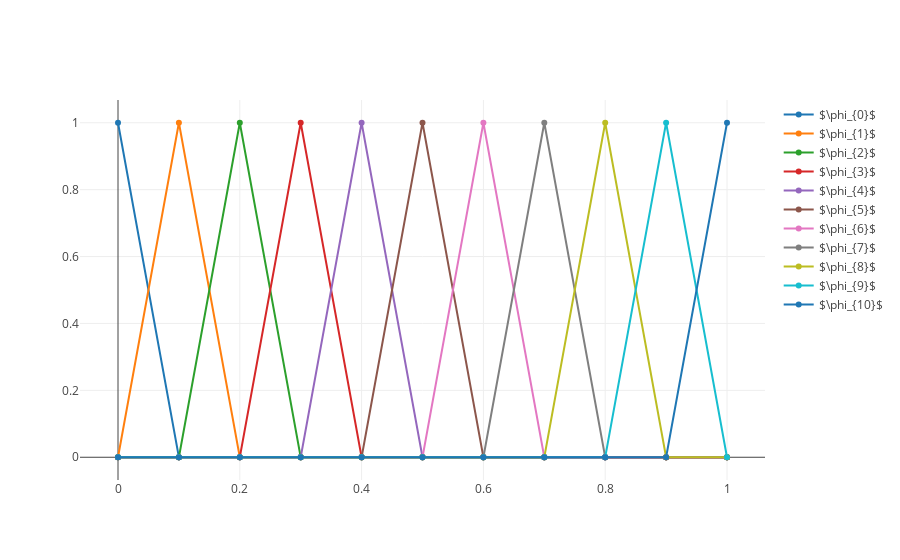

The cell this chart's notebook holds for it:
### Markdown cell above
We want to have interpolatory bases, so let's have 1 over the node and zero everywhere else

### Code cell
phis = []

for i in range(n_bases):
    phi = np.zeros(s.shape)
    phi[i] = 1
    phis.append(go.Scatter(x=s, y=phi, mode='lines+markers', name="$\phi_{{{}}}$".format(i)))

fig = go.Figure(data=phis)
plotly.iplot(fig)

### Figure 1 — Plotly figure (JSON) as saved in the notebook; plotly's stock layout.template omitted (floating-point values rounded to 4 significant figures)
{"data": [{"mode": "lines+markers", "name": "$\\phi_{0}$", "type": "scatter", "uid": "98695c61-c9df-49a8-8461-4ebbe41813a6", "x": [0, 0.1, 0.2, 0.3, 0.4, 0.5, 0.6, 0.7, 0.8, 0.9, 1], "y": [1, 0, 0, 0, 0, 0, 0, 0, 0, 0, 0]}, {"mode": "lines+markers", "name": "$\\phi_{1}$", "type": "scatter", "uid": "c76b28b7-d07d-459e-9fc6-019bfa980e43", "x": [0, 0.1, 0.2, 0.3, 0.4, 0.5, 0.6, 0.7, 0.8, 0.9, 1], "y": [0, 1, 0, 0, 0, 0, 0, 0, 0, 0, 0]}, {"mode": "lines+markers", "name": "$\\phi_{2}$", "type": "scatter", "uid": "5ddcec11-fbe5-48aa-873c-b20c4ea5a3df", "x": [0, 0.1, 0.2, 0.3, 0.4, 0.5, 0.6, 0.7, 0.8, 0.9, 1], "y": [0, 0, 1, 0, 0, 0, 0, 0, 0, 0, 0]}, {"mode": "lines+markers", "name": "$\\phi_{3}$", "type": "scatter", "uid": "5578e587-6a4b-4183-b777-215ca28116d4", "x": [0, 0.1, 0.2, 0.3, 0.4, 0.5, 0.6, 0.7, 0.8, 0.9, 1], "y": [0, 0, 0, 1, 0, 0, 0, 0, 0, 0, 0]}, {"mode": "lines+markers", "name": "$\\phi_{4}$", "type": "scatter", "uid": "b774e7a8-44f8-40d3-9eb6-74b83ee42ebc", "x": [0, 0.1, 0.2, 0.3, 0.4, 0.5, 0.6, 0.7, 0.8, 0.9, 1], "y": [0, 0, 0, 0, 1, 0, 0, 0, 0, 0, 0]}, {"mode": "lines+markers", "name": "$\\phi_{5}$", "type": "scatter", "uid": "d7e94818-1d60-43b5-b6df-20141cee1dd3", "x": [0, 0.1, 0.2, 0.3, 0.4, 0.5, 0.6, 0.7, 0.8, 0.9, 1], "y": [0, 0, 0, 0, 0, 1, 0, 0, 0, 0, 0]}, {"mode": "lines+markers", "name": "$\\phi_{6}$", "type": "scatter", "uid": "ce241483-e7a7-4a95-94ab-b518a5905933", "x": [0, 0.1, 0.2, 0.3, 0.4, 0.5, 0.6, 0.7, 0.8, 0.9, 1], "y": [0, 0, 0, 0, 0, 0, 1, 0, 0, 0, 0]}, {"mode": "lines+markers", "name": "$\\phi_{7}$", "type": "scatter", "uid": "d8c8423c-f563-4f48-8f3c-92a4971d4970", "x": [0, 0.1, 0.2, 0.3, 0.4, 0.5, 0.6, 0.7, 0.8, 0.9, 1], "y": [0, 0, 0, 0, 0, 0, 0, 1, 0, 0, 0]}, {"mode": "lines+markers", "name": "$\\phi_{8}$", "type": "scatter", "uid": "fbb40912-27fe-49ca-baa1-87d2bbb5a833", "x": [0, 0.1, 0.2, 0.3, 0.4, 0.5, 0.6, 0.7, 0.8, 0.9, 1], "y": [0, 0, 0, 0, 0, 0, 0, 0, 1, 0, 0]}, {"mode": "lines+markers", "name": "$\\phi_{9}$", "type": "scatter", "uid": "2dfcbe63-5063-45f0-9ada-3024863ba9ff", "x": [0, 0.1, 0.2, 0.3, 0.4, 0.5, 0.6, 0.7, 0.8, 0.9, 1], "y": [0, 0, 0, 0, 0, 0, 0, 0, 0, 1, 0]}, {"mode": "lines+markers", "name": "$\\phi_{10}$", "type": "scatter", "uid": "922ea1b9-33ef-480a-a137-c97ebd6c16bb", "x": [0, 0.1, 0.2, 0.3, 0.4, 0.5, 0.6, 0.7, 0.8, 0.9, 1], "y": [0, 0, 0, 0, 0, 0, 0, 0, 0, 0, 1]}], "layout": {}}
